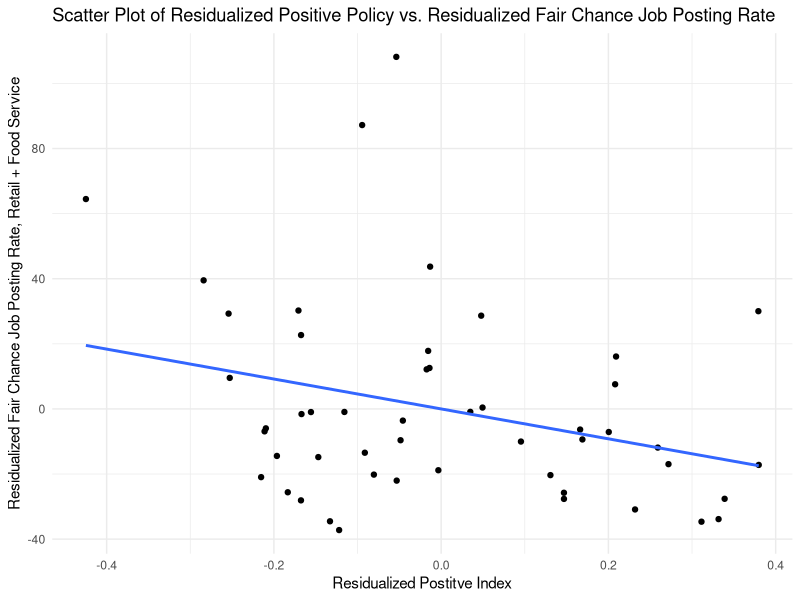

The R script that drew this image:
## ---- chunk 1

library(ggplot2)

# Set parameter to overwrite plots
overwrite_plots = FALSE

# Read in data: get 
pol_indices <- read.csv("regression.csv")
employment_data <- read.csv("wide_complete_industry.csv")
control_data <- read.csv("control_indices.csv")
employ_z_scores <- read.csv("employment_z_scores.csv")
indiv_pol_data <- read.csv("../Policy/PositiveIndex.csv")
indiv_pol_data <- indiv_pol_data[1:50, ]

## ---- chunk 2
# Run a linear model for fair_chance_rate vs the 5 types of control_data
lm_fairchance_controls <- lm(employment_data$avg_retail ~ control_data$macroeconomy + control_data$socioeconomics + control_data$politics + control_data$diversity + employ_z_scores$rtrade_employment_z)

# Save the residuals of the model to employment_data$fair_chance_rate_residuals
employment_data$retail_residuals <- residuals(lm_fairchance_controls)

# Print the summary of the linear model
summary(lm_fairchance_controls)

# Run a linear model for the total positive index vs the 5 types of control_data
lm_model_pos_index <- lm(pol_indices$tot_pos_index ~ control_data$macroeconomy + control_data$socioeconomics + control_data$politics + control_data$diversity + employ_z_scores$rtrade_employment_z)

# Save the residuals of the model to regression_data$tot_pos_index_residuals
pol_indices$pos_index_residuals <- residuals(lm_model_pos_index)

# Print the summary of the linear model
summary(lm_model_pos_index)

## ---- chunk 3
# Scatter plot of residualized positive policy vs. residualized fair chance job posting rate
plot_residual_pos_vs_fairchance <- ggplot(data = data.frame(y = employment_data$retail_residuals, x = pol_indices$pos_index_residuals)) +
  geom_point(aes(x = x, y = y)) +
  geom_smooth(aes(x = x, y = y), method="lm", se=FALSE)+
  labs(
    title = "Scatter Plot of Residualized Positive Policy vs. Residualized Fair Chance Job Posting Rate",
    y = "Residualized Fair Chance Job Posting Rate, Retail + Food Service",
    x = "Residualized Postitve Index"
  ) +
  theme_minimal()
if (overwrite_plots) {
  pdf("plot_residual_pos_vs_fairchance.pdf")
  print(plot_residual_pos_vs_fairchance)
  dev.off()
}
print(plot_residual_pos_vs_fairchance)
## ---- chunk 4
# Create binary variables for "above or below average" for each measure (Positive Policy Index)
policy_above_avg_pos <- ifelse(pol_indices$pos_index_residuals > 0, "Above Avg", "Below Avg")
employment_above_avg <- ifelse(employment_data$retail_residuals > 0, "Above Avg", "Below Avg")

# Create a contingency table based on the two categorical variables (Positive Policy Index)
contingency_table_pos <- table(policy_above_avg_pos, employment_above_avg)

# Print the contingency table (Positive Policy Index)
print(contingency_table_pos)

# Run the chi-square test of independence (Positive Policy Index)
chi_squared_result_pos <- chisq.test(contingency_table_pos)

# Print the test result (Positive Policy Index)
print(chi_squared_result_pos)
